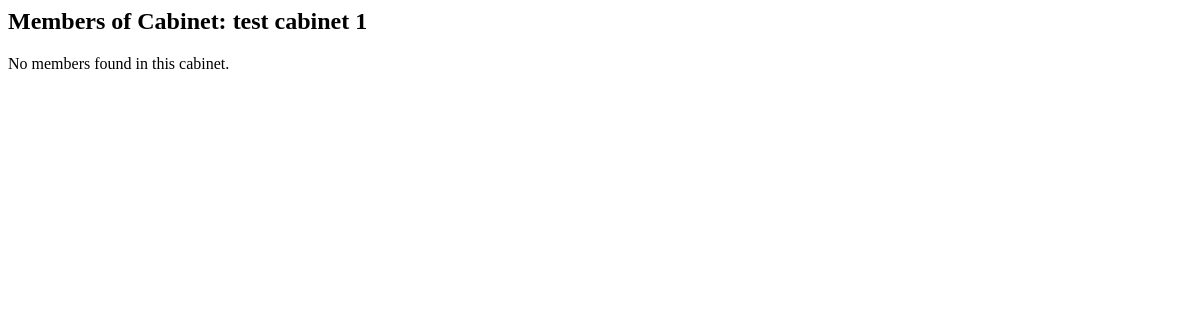
Page /people/cabinets/1/ on the earlier database version.
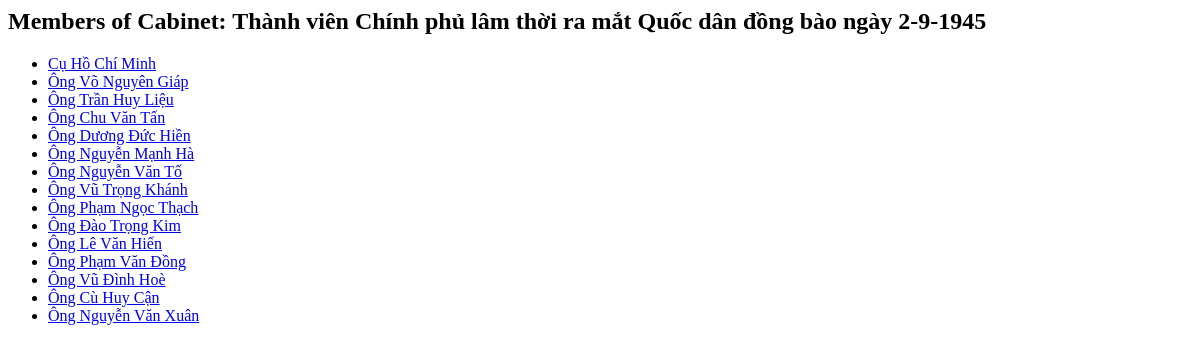
Same page on the later database version.
### people/models.py (models this page shows, shortened)
class Cabinet(models.Model):
    name = models.CharField(max_length=300)
    url = models.URLField(blank=True, null=True)
    description = models.TextField(blank=True, null=True)
    class Meta:
        verbose_name = "Cabinet"
        verbose_name_plural = "Cabinets"

class Person(BaseEntity):
    CUSTOM_ID_PREFIX = "PER"
    name = models.CharField(max_length=200)
    name_ascii = models.CharField(max_length=200, blank=True, null=True)
    hometown = models.CharField(max_length=200, blank=True, null=True)
    hometown_province = models.CharField(max_length=100, blank=True, null=True)
    date_of_birth = models.CharField(max_length=20, blank=True, null=True)
    resume_text = models.TextField(null=True, blank=True)
    resume_url = models.URLField(blank=True, null=True)
    gender = models.CharField(max_length=10, blank=True, null=True)
    date_of_death = models.CharField(max_length=20, blank=True, null=True)
    ethnicity = models.CharField(max_length=100, blank=True, null=True)
    date_entered_party = models.CharField(max_length=20, blank=True, null=True)
    date_entered_party_official = models.CharField(max_length=20, blank=True, null=True)
    expertise = models.CharField(max_length=200, blank=True, null=True)
    education = models.CharField(max_length=200, blank=True, null=True)
    political_theory = models.CharField(max_length=100, blank=True, null=True)
    foreign_language = models.CharField(max_length=200, blank=True, null=True)
    position = models.CharField(max_length=200, blank=True, null=True)
    degree = models.CharField(max_length=100, blank=True, null=True)
    rank = models.CharField(max_length=100, blank=True, null=True)
    position_process = models.TextField(blank=True, null=True)
    cabinets = models.ManyToManyField(Cabinet, related_name="members", blank=True)
    class Meta:
        unique_together = ("name", "hometown", "date_of_birth")
        verbose_name = "Person"
        verbose_name_plural = "People"

### people/views.py (the view)
# urls.py: path('cabinets/<int:cabinet_id>/', cabinet_detail, name='cabinet_detail'),
def cabinet_detail(request, cabinet_id):
    cabinet = get_object_or_404(Cabinet, id=cabinet_id)
    members = cabinet.members.all()
    return render(request, "people/cabinet_detail.html",
                  {"cabinet": cabinet, "members": members})

### templates/people/cabinet_detail.html
<h2>Members of Cabinet: {{ cabinet.name }}</h2>
{% if members %}
  <ul>
    {% for person in members %}
      <li><a href="{% url 'person_detail' person.id %}">{{ person.name }}</a></li>
    {% endfor %}
  </ul>
{% else %}
  <p>No members found in this cabinet.</p>
{% endif %}

Differences in the rows shown:
changed Cabinet: name "test cabinet 1" → "Thành viên Chính phủ lâm thời ra mắt Quốc dân đồng bào ngày 2-9-1945"
added Person: name "Cụ Hồ Chí Minh"
added Person: name "Ông Võ Nguyên Giáp"
now on this page (row edited): Person: name "Ông Trần Huy Liệu"
added Person: name "Ông Chu Văn Tấn"
added Person: name "Ông Dương Đức Hiền"
added Person: name "Ông Nguyễn Mạnh Hà"
added Person: name "Ông Nguyễn Văn Tố"
added Person: name "Ông Vũ Trọng Khánh"
added Person: name "Ông Phạm Ngọc Thạch"
added Person: name "Ông Đào Trọng Kim"
added Person: name "Ông Lê Văn Hiến"
added Person: name "Ông Phạm Văn Đồng"
added Person: name "Ông Vũ Đình Hoè"
added Person: name "Ông Cù Huy Cận"
added Person: name "Ông Nguyễn Văn Xuân"
Other differences:
text no longer shown: "No members found in this cabinet."
